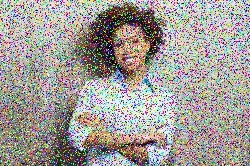
#> input picture CSU/Modules/CT_Asgmts/CSC515/Impulse_noise_image.jpg, 250 x 166 px, found by its file name
$ python Option1_Mean_Median_Gaussian_Filters.py
#> lines starting #> are read from the running program, lines starting #| are printed output that depends on the picture
import cv2
import numpy as np
import matplotlib.pyplot as plt

# Step 1: Load the noisy image using the specified path
image = cv2.imread('/Users/tvishwak/Documents/GitHub/module3/CSU/Modules/CT_Asgmts/CSC515/Impulse_noise_image.jpg', cv2.IMREAD_GRAYSCALE)
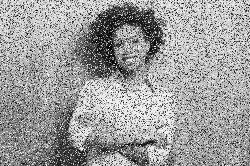
#> image: shape (166, 250); min 0, max 255, mean 157

# Step 2: Define kernel sizes and Gaussian sigmas
kernels = [3, 5, 7]
sigma_values = [1, 2]

# Step 3: Initialize a figure for subplots
fig, axes = plt.subplots(3, 4, figsize=(15, 10))
fig.suptitle('Comparison of Filters with Different Kernels and Gaussian Sigmas', fontsize=16)

# Step 4: Apply filters and store results
for i, kernel_size in enumerate(kernels):
    # Mean filter
    mean_filtered = cv2.blur(image, (kernel_size, kernel_size))

    # Median filter
    median_filtered = cv2.medianBlur(image, kernel_size)

    # Gaussian filter with sigma 1
    gaussian_filtered_sigma1 = cv2.GaussianBlur(image, (kernel_size, kernel_size), sigma_values[0])

    # Gaussian filter with sigma 2
    gaussian_filtered_sigma2 = cv2.GaussianBlur(image, (kernel_size, kernel_size), sigma_values[1])

    # Plot results
    axes[i, 0].imshow(mean_filtered, cmap='gray')
    axes[i, 0].set_title(f'Mean Filter ({kernel_size}x{kernel_size})')
    axes[i, 0].axis('off')

    axes[i, 1].imshow(median_filtered, cmap='gray')
    axes[i, 1].set_title(f'Median Filter ({kernel_size}x{kernel_size})')
    axes[i, 1].axis('off')

    axes[i, 2].imshow(gaussian_filtered_sigma1, cmap='gray')
    axes[i, 2].set_title(f'Gaussian Filter ({kernel_size}x{kernel_size}, σ={sigma_values[0]})')
    axes[i, 2].axis('off')

    axes[i, 3].imshow(gaussian_filtered_sigma2, cmap='gray')
    axes[i, 3].set_title(f'Gaussian Filter ({kernel_size}x{kernel_size}, σ={sigma_values[1]})')
    axes[i, 3].axis('off')
#> this loop made 3 passes
#> pass 1, `mean_filtered = cv2.blur(image, (kernel_size, kernel_size))`:
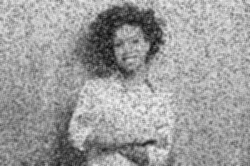
#> mean_filtered: shape (166, 250); min 8, max 241, mean 157
#> pass 1, `median_filtered = cv2.medianBlur(image, kernel_size)`:
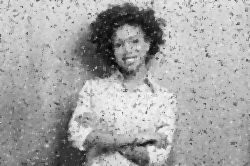
#> median_filtered: shape (166, 250); min 5, max 245, mean 165.8

# Add row and column labels
axes[0, 0].set_ylabel('3x3 Kernel', fontsize=12)
axes[1, 0].set_ylabel('5x5 Kernel', fontsize=12)
axes[2, 0].set_ylabel('7x7 Kernel', fontsize=12)

for ax in axes[-1, :]:
    ax.set_xlabel('Filter Type', fontsize=12)

# Adjust layout and save the figure
plt.tight_layout()
plt.subplots_adjust(top=0.9)
plt.savefig('filter_comparison.png')
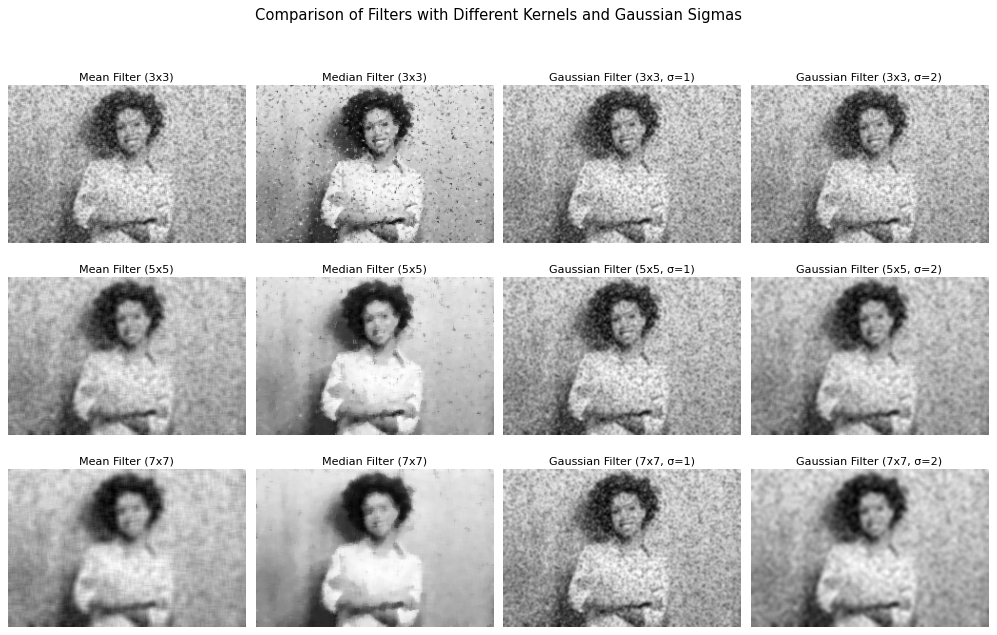
#> figure drawn by matplotlib, 12 panels
plt.show()

$ run again, with CSU/Modules/CT_Asgmts/CSC515/merged_image.jpg copied over CSU/Modules/CT_Asgmts/CSC515/Impulse_noise_image.jpg
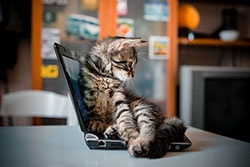
#> input picture CSU/Modules/CT_Asgmts/CSC515/merged_image.jpg, 250 x 167 px, found by its file name
#> `image = cv2.imread('/Users/tvishwak/Documents/GitHub/module3/CSU/Modul..`:
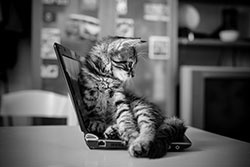
#> image: shape (167, 250); min 0, max 253, mean 93
#> the loop `for i, kernel_size in enumerate(kernels):` made 3 passes
#> pass 1, `mean_filtered = cv2.blur(image, (kernel_size, kernel_size))`:
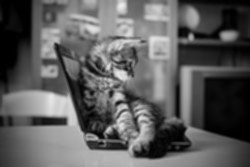
#> mean_filtered: shape (167, 250); min 0, max 235, mean 93

$ run again, with CSU/Modules/CT_Asgmts/CSC515/Me.jpeg copied over CSU/Modules/CT_Asgmts/CSC515/Impulse_noise_image.jpg
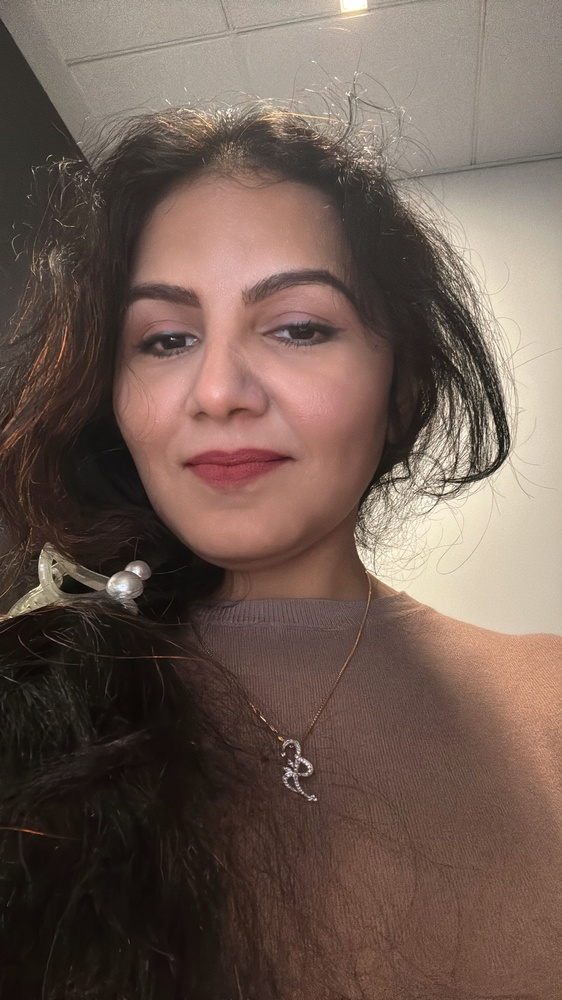
#> input picture CSU/Modules/CT_Asgmts/CSC515/Me.jpeg, 562 x 1000 px, shrunk from 1736 x 3088 before the run, found by its file name
#> `image = cv2.imread('/Users/tvishwak/Documents/GitHub/module3/CSU/Modul..`:
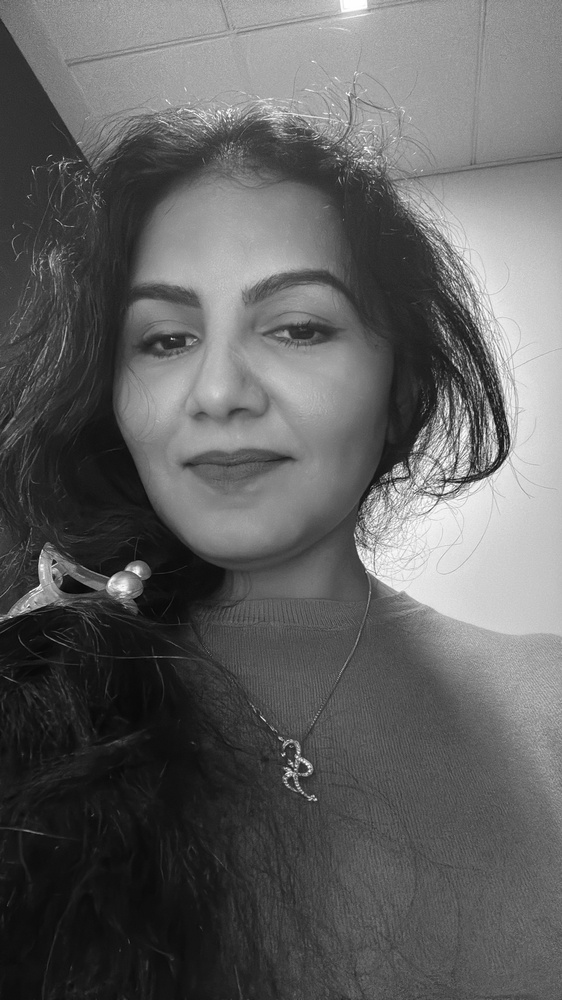
#> image: shape (1000, 562); min 3, max 255, mean 97.3
